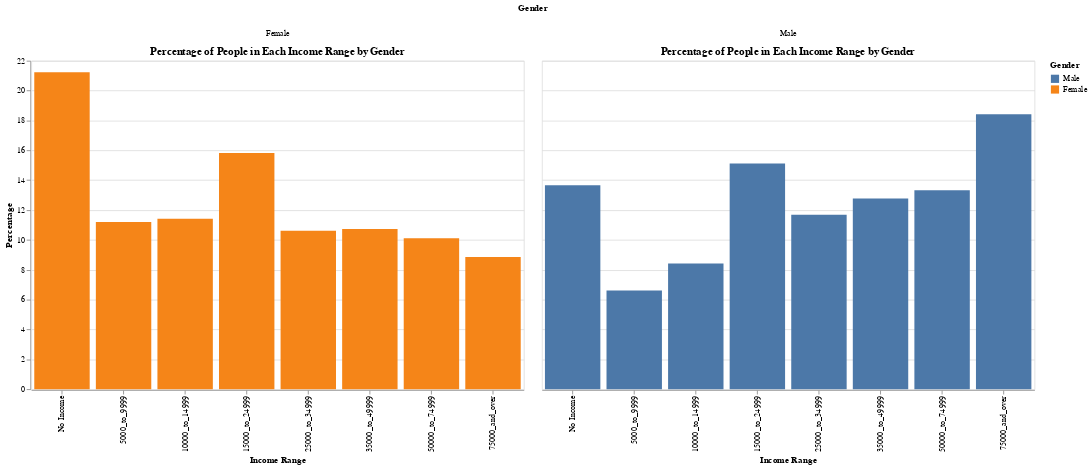

Notebook code cell kept with this figure:
### Markdown cell above
- **Here is a bar graph to visually reinforce our insight from above:**

### Code cell
bar_chart = alt.Chart(gender_percentages_melted).mark_bar().encode(
    x= alt.X('Income Range', sort=['No Income', '5000_to_9999', '10000_to_14999', '15000_to_24999', 
                                   '25000_to_34999', '35000_to_49999', '50000_to_74999', '75000_and_over']),
    y='Percentage',
    color=alt.Color('Gender', scale=alt.Scale(domain=['Male', 'Female']))
).properties(
    title='Percentage of People in Each Income Range by Gender',
    width=600,
    height=400
).facet(column= 'Gender')

bar_chart

### Figure 1 — Vega-Lite specification as saved in the notebook (floating-point values rounded to 4 significant figures)
{"config": {"view": {"continuousWidth": 400, "continuousHeight": 300}}, "data": {"name": "data-10215adb87103d194e959da1dd402397"}, "facet": {"column": {"field": "Gender", "type": "nominal"}}, "spec": {"mark": "bar", "encoding": {"color": {"field": "Gender", "scale": {"domain": ["Male", "Female"]}, "type": "nominal"}, "x": {"field": "Income Range", "sort": ["No Income", "5000_to_9999", "10000_to_14999", "15000_to_24999", "25000_to_34999", "35000_to_49999", "50000_to_74999", "75000_and_over"], "type": "nominal"}, "y": {"field": "Percentage", "type": "quantitative"}}, "height": 400, "title": "Percentage of People in Each Income Range by Gender", "width": 600}, "$schema": "https://vega.github.io/schema/vega-lite/v4.17.0.json", "datasets": {"data-10215adb87103d194e959da1dd402397": [{"Gender": "Male", "Income Range": "No Income", "Percentage": 13.67}, {"Gender": "Female", "Income Range": "No Income", "Percentage": 21.24}, {"Gender": "Male", "Income Range": "5000_to_9999", "Percentage": 6.612}, {"Gender": "Female", "Income Range": "5000_to_9999", "Percentage": 11.21}, {"Gender": "Male", "Income Range": "10000_to_14999", "Percentage": 8.417}, {"Gender": "Female", "Income Range": "10000_to_14999", "Percentage": 11.42}, {"Gender": "Male", "Income Range": "15000_to_24999", "Percentage": 15.11}, {"Gender": "Female", "Income Range": "15000_to_24999", "Percentage": 15.83}, {"Gender": "Male", "Income Range": "25000_to_34999", "Percentage": 11.69}, {"Gender": "Female", "Income Range": "25000_to_34999", "Percentage": 10.61}, {"Gender": "Male", "Income Range": "35000_to_49999", "Percentage": 12.77}, {"Gender": "Female", "Income Range": "35000_to_49999", "Percentage": 10.74}, {"Gender": "Male", "Income Range": "50000_to_74999", "Percentage": 13.32}, {"Gender": "Female", "Income Range": "50000_to_74999", "Percentage": 10.11}, {"Gender": "Male", "Income Range": "75000_and_over", "Percentage": 18.41}, {"Gender": "Female", "Income Range": "75000_and_over", "Percentage": 8.856}]}}
